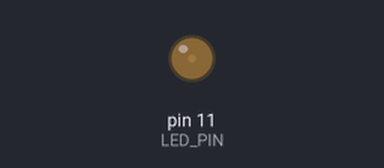
The sketch below on a simulated Arduino Uno, built with avr-gcc and run on an emulated ATmega328P. On the bench: output pins drawn as LEDs (lit = HIGH).

Above: at 0.05 s.
At 3.65 s:
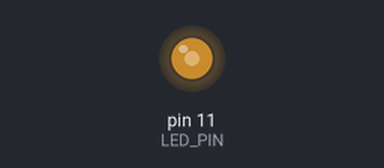
At 6.15 s:
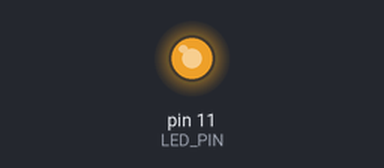
At 12.3 s:
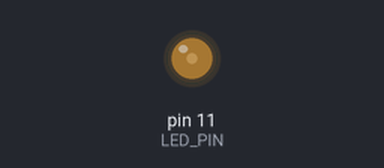
Timing chart, 0 to 17.9 s (numbered marks = the images above):
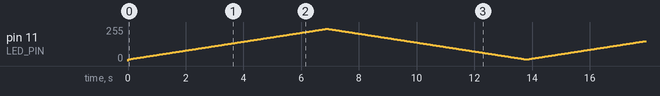

The sketch:

dimming_lab1.ino
```cpp
#define LED_PIN 11

const int brightnessMin = 13;
const int brightnessMax = 242;

int brightness;

void setup() {
    pinMode(LED_PIN, OUTPUT);
}

void loop() {
    for (brightness = brightnessMin; brightness <= brightnessMax; brightness++ ) {
        analogWrite(LED_PIN, brightness);
        delay(30);
   }
    for (brightness = brightnessMax; brightness >= brightnessMin; brightness-- ) {
        analogWrite(LED_PIN, brightness);
        delay(30);
   }
}
```
